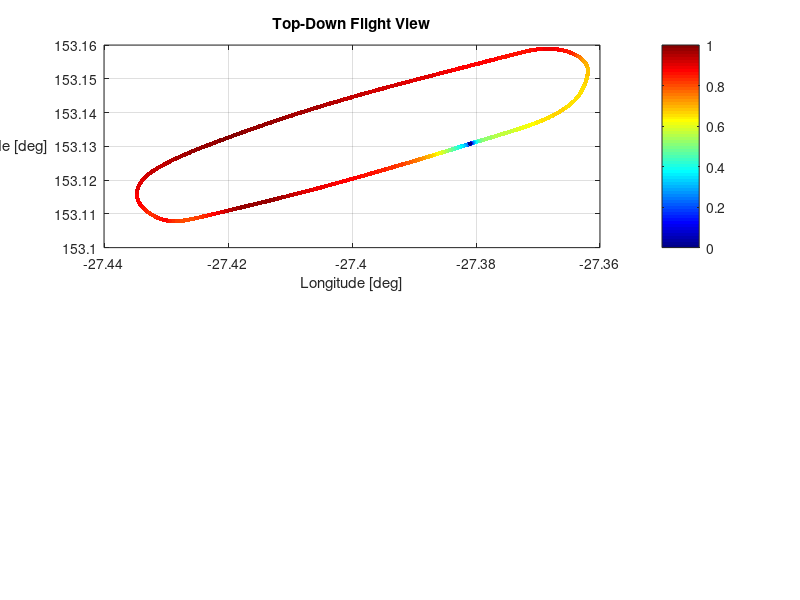

This figure's MATLAB source: (Note: this script raises an error after producing the figure.)
%% EGB243 Task B - Team Bombardier
close all; clear; clc
 
%% Section 1
%Flight Simulator Data Fields
% ----------------------------
% 
% Col 1: Ground Speed (kts)
% Col 2: Altitude (feet)
% Col 3: Heading (deg - from North)
% Col 4: Latitude (deg)
% Col 5: Longitude (deg)
% 
% Each row denotes a specific timestamp or epoch. 
% 
% The timestamps are montonically increasing as you move down the rows. 
% 
% The time interval between each timestamp is 0.4 seconds.

% loading data
flight4 = importdata('Flight4.csv');
flight6 = importdata('Flight6.csv');
flight9 = importdata('Flight9.csv');
flight11 = importdata('Flight11.csv');
flight13 = importdata('Flight13.csv');
flight17 = importdata('Flight17.csv');
flight25 = importdata('Flight25.csv');

% flight data
f4 = flight4.data;
f6 = flight6.data;
f9 = flight9.data;
f11 = flight11.data;
f13 = flight13.data;
f17 = flight17.data;
f25 = flight25.data;

Nflights = 7;   %Manually set number of flights

% For loop to process data for every flight
for i = 1:Nflights
    
    
    %Manually set each flight to an index of the loop
    if i == 1
        fltData = f4;
    elseif i == 2
        fltData = f6;
    elseif i == 3
        fltData = f9;
    elseif i == 4
        fltData = f11;
    elseif i == 5
        fltData = f13;
    elseif i == 6
        fltData = f17;
    elseif i == 7
        fltData = f25;        
    end
    
    %Extract information from flight data and convert to SI units
    gndSpeed = fltData(:, 1)/1.944;
    Alt = fltData(:, 2)/3.281;
    heading = fltData(:, 3);
    Lon = fltData(:, 4);
    Lat = fltData(:, 5);
    
    Nsamps = length(gndSpeed);  %Find number of samples
    Tsamp = 0.4;                %Hardcode sampling time
   
    %Tsamp in the time interval between samples. Therefore there will be 1
    %less sampling interval than samples
    Tsim = Tsamp*(Nsamps-1);    %Find flight time
    t = 0:0.4:Tsim;             %Create time vector
    
    %plot latitude and longitude on the same axis
    figure
    subplot(2,1,1)
    cmap = jet(max(round(gndSpeed))+1);
    SpeedColours = cmap(round(gndSpeed)+1,:); 
    scatter(Lon, Lat, 10, SpeedColours, 'filled');
    grid on
    box on
    title('Top-Down Flight View');
    ylabel('Latitude [deg]');
    xlabel('Longitude [deg]');
    labelprop = get(gca,'ylabel');
    set(labelprop,'rotation',0,'VerticalAlignment','middle', 'HorizontalAlignment', 'right');
    colormap(cmap);
    cbar = colorbar;
    cbar.Ticks = linspace( 0, max(round(gndSpeed)), 5 );
    caxis([0,max(round(gndSpeed))])
    cbar.Label.String = 'Ground Speed (m/s)';


 %cbarprop = get(cbar,'Title');

    subplot(2,1,2)
    %plot(t, Alt, 'm--', 'LineWidth', 1.5);
    scatter(t, Alt, 10, SpeedColours, 'filled');
    grid on
    box on
    title('Altitude vs Time');
    ylabel('Altitude [m]');
    xlabel('t [seconds]');
    labelprop = get(gca,'ylabel');
    set(labelprop,'rotation',0,'VerticalAlignment','middle', 'HorizontalAlignment', 'right');
    colormap(cmap);
    cbar = colorbar;
    cbar.Ticks = linspace( 0, max(round(gndSpeed)), 5 );
    caxis([0,max(round(gndSpeed))])
    cbar.Label.String = 'Ground Speed (m/s)';
    %set(gca,'FontSize',20);
    

    
    %Get the velocity components in each direction
    Vdown = zeros(1,Nsamps);
    Veast = zeros(1,Nsamps);
    Vnorth = zeros(1,Nsamps);
    for ii = 2:Nsamps
       %Down velocity = change in altitude / change in time
       Vdown(ii-1) = (Alt(ii)- Alt(ii-1))/Tsamp;
       
       %Convert degrees of latitude and longitude to N and E distances
       [dist,angle] = distance('rh',Lat(ii-1),Lon(ii-1),Lat(ii),Lon(ii));
       xLat = dist*sin(angle);
       xLon = dist*cos(angle);
       %angle = 
       Veast(ii-1) = xLat/Tsamp;
       Vnorth(ii-1) = xLon/Tsamp;
    end
    
    Mdown = movmean(Vdown,10);
    Meast = movmean(Veast,10);
    Mnorth = movmean(Vnorth,10);
    
    figure
    subplot(3,1,1)
    %plot(t, Alt, 'm--', 'LineWidth', 1.5);   
    hold on, plot(t, Veast), plot(t, Meast)
    title('East Velocity');
    ylabel('Velocity [m/s]');
    xlabel('t [seconds]');
    labelprop = get(gca,'ylabel');
    set(labelprop,'rotation',0,'VerticalAlignment','middle', 'HorizontalAlignment', 'right');
    subplot(3,1,2)
    hold on,plot(t, Vnorth),plot(t, Mnorth)
    subplot(3,1,3)
    hold on,plot(t, Vdown),plot(t, Mdown)
    grid on
    box on
    legend

   
    %set(gca,'FontSize',20);
end


%     hold on
%     plot(t, Lon, 'b--', 'LineWidth', 1.5);
%     grid on
%     box on
%     title('Longitude vs Time');
%     ylabel('degrees [deg]');
%     xlabel('t [seconds]');
%     labelprop = get(gca,'ylabel');
%     set(labelprop,'rotation',0,'VerticalAlignment','middle', 'HorizontalAlignment', 'right');
%     %set(gca,'FontSize',20);
%     hold off

%     figure(4);
%     plot(t, groundSpeed, 'k--', 'LineWidth', 1.5);
%     grid on
%     box on
%     title('Ground Speed vs Time');
%     ylabel('knots [kts]');
%     xlabel('t [seconds]');
%     labelprop = get(gca,'ylabel');
%     set(labelprop,'rotation',0,'VerticalAlignment','middle', 'HorizontalAlignment', 'right');
%     %set(gca,'FontSize',20);
% 
%     figure(5);
%     plot(t, heading, 'g--', 'LineWidth', 1.5);
%     grid on
%     box on
%     title('Heading Angle vs Time');
%     ylabel('degrees [deg]');
%     xlabel('t [seconds]');
%     labelprop = get(gca,'ylabel');
%     set(labelprop,'rotation',0,'VerticalAlignment','middle', 'HorizontalAlignment', 'right');
%     %set(gca,'FontSize',20);
